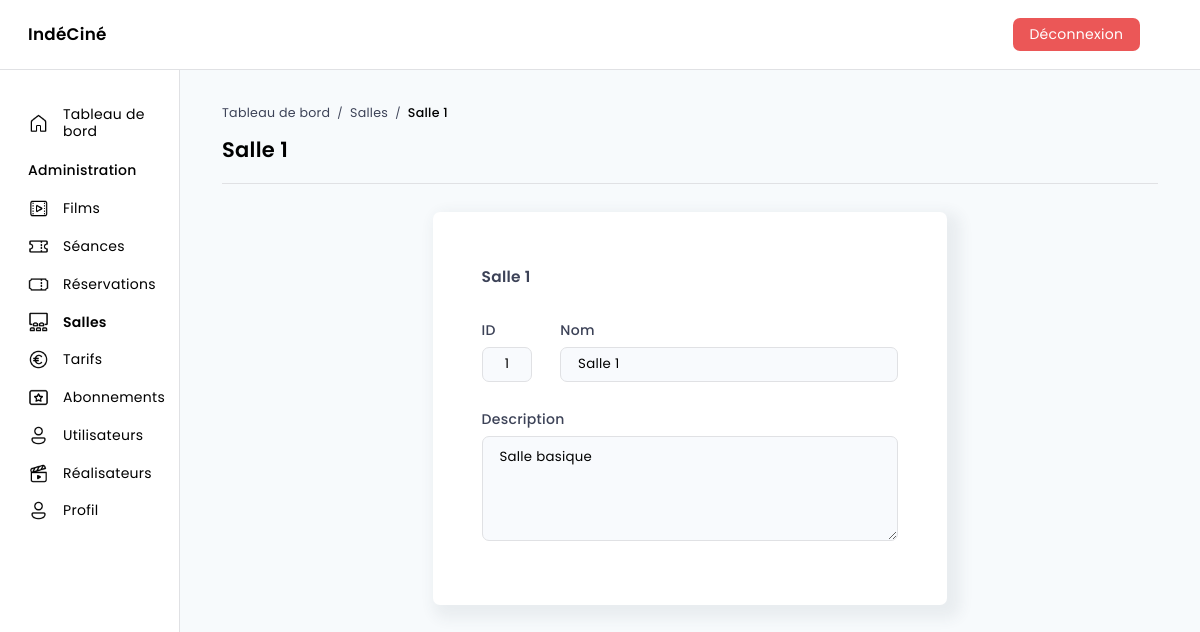
The page /dashboard/movies_rooms/1 (signed in) on the database its author committed.
### tables this page shows
CREATE TABLE IF NOT EXISTS `moviesRooms` (
  `movieRoomId` int(11) NOT NULL AUTO_INCREMENT,
  `movieRoomName` varchar(255) NOT NULL,
  `movieRoomDescription` text,
  PRIMARY KEY (`movieRoomId`)
);

### src/Controllers/Controller.php (called while the page is built, shortened)
<?php
abstract class Controller {
    public function render (string $file, array $data = [], string $template = 'default') {
        extract($data);
        require_once ROOT . '/Views/pages/' . $file . '.php';
    }
}

### index.php (called while the page is built, shortened)
<?php
$app = new Router;
$app -> start();

### src/Models/Model.php (called while the page is built, shortened)
<?php
class Model extends Database {
    public function read (array $columns = null, array $criteria = null, array $join = null, int $limit = null, int $offset = null, string $count = null, string $fetch = null) {
        $params = array(
            'columns' => $columns,
            'criteria' => $criteria,
            'join' => $join,
            'limit' => $limit,
            'offset' => $offset,
            'count' => $count,
            'fetch' => $fetch
        );
        $criteriaString = "";
        $columnsString = "*";
        $joinString = "";
        $limitString = "";
        $offsetString = "";
        $criterionValues = null;
        foreach ($params as $key => $value) {
            if ($value) switch ($key) {
                case 'criteria':
                    $criterionColumns = array();
                    $criterionValues = array();
                    foreach ($value as $criterionColumn => $criterionValue) {
                        $criterionColumns[] = "$criterionColumn ?";
                        $criterionValues[] = $criterionValue;
                    }
                    $criteriaString = " WHERE " . implode(" AND ", $criterionColumns);
                    break;
            }
        }
        $sqlQuery = "SELECT " . $columnsString . " FROM {$this -> table} " . ((isset($join)) ? $join['table'] : null) . $joinString . $criteriaString . $limitString . $offsetString;
        $query = $this -> runQuery($sqlQuery, $criterionValues);
        if ($fetch == 'fetch') return $query -> fetch();
        else if ($fetch === 'fetchAll') return $query -> fetchAll();
        else return null;
    }
    public function runQuery (string $req, array $attrs = null) {
        $this -> database = Database::getInstance();
        if ($attrs !== null) {
            $query = $this -> database -> prepare($req);
            $query -> execute($attrs);
            return $query;
        } else return $this -> database -> query($req);
    }
}

### src/Models/MoviesRoomsModel.php (called while the page is built, shortened)
<?php
class MoviesRoomsModel extends Model {
    public function __construct() {
        $this -> table = 'moviesRooms';
    }
}

### src/Core/Database.php (called while the page is built, shortened)
<?php
class Database extends PDO {
    private static $instance;
    private function __construct () {
        $_dsn = 'mysql:dbname=' . self::DATABASE . ';host=' . self::SERVER;
    }
    public static function getInstance () : self {
        if (self::$instance === null) self::$instance = new self();
        return self::$instance;
    }
}

### src/Views/pages/dashboard/movies_rooms/movie_room.php (the view)
<div class="form-container hcenter w55">
    <h2><?= $movieRoom -> movieRoomName ?></h2>
    <div class="form-group">
        <div class="form-field w15">
            <label for="id">ID</label>
            <input type="text" name="id" id="id" value="<?= $movieRoom -> movieRoomId ?>" readonly>
        </div>
        <div class="form-field">
            <label for="name">Nom</label>
            <input type="text" name="name" id="name" value="<?= $movieRoom -> movieRoomName ?>" readonly>
        </div>
    </div>
    <div class="form-group">
        <div class="form-field">
            <label for="description">Description</label>
            <textarea name="description" id="description" rows="5" placeholder="<?= ($movieRoom -> movieRoomDescription === null) ? 'Non renseignée' : null ?>" readonly><?= $movieRoom -> movieRoomDescription ?></textarea>
        </div>
    </div>
</div>

### public/css/master.css (style rules this page uses)
:root { --color_white: #FFF; --color_black: #000; --color_light-grey: #E0E1E4; --color_grey: #8C98A4; --color_dark-grey: #3C4257; --color_light-blue: #B8D9EF; --color_blue: #635BFF; --color_blue-grey: #F8FAFD; --color_red: #EB5757; --color_green: #27AE60; --color_background: #F7FAFC; }
* { margin: 0; padding: 0; box-sizing: border-box; font: 14px "Poppins", sans-serif; line-height: 1.2; letter-spacing: .02rem; }
body { background-color: var(--color_background); }

### public/css/layout/main.css (style rules this page uses)
main .page-content h2 { font-size: 1.1rem; }

### public/css/components/forms.css (style rules this page uses)
.form-container { padding: 4rem 3.5rem; border-radius: .5rem; background-color: var(--color_white); box-shadow: .5rem .5rem 1rem .5rem rgba(60, 66, 87, .07); }
.form-container.hcenter { margin: 0 auto; }
.form-container.w55 { width: 55%; }
.form-container h2 { margin-bottom: 2.5rem; font-size: 1.4rem; font-weight: 600; color: var(--color_dark-grey); }
.form-container .form-group { display: flex; }
.form-container .form-group:not(:last-child) { margin-bottom: 1.5rem; }
.form-container .form-field { width: 100%; }
.form-container .form-field.w15 { width: 15%; }
.form-container .form-field.w15 input, .form-container .form-field.w20 input { text-align: center; }
.form-container .form-field:not(:last-child) { margin-right: 2rem; }
.form-container .form-field label { font-weight: 500; color: var(--color_dark-grey); }

### public/css/components/inputs.css (style rules this page uses)
input, select, textarea, fieldset { display: block; width: 100%; border: 1px solid var(--color_light-grey); border-radius: .5rem; }
input:not([type='checkbox'], [readonly]):focus { transition: outline .1s; outline: 2px solid var(--color_light-blue); }
input:not([type='submit']), select, textarea { margin: .6rem 0; font-size: .95rem; }
input:not([type='submit']), select { padding: .6rem 1.2rem; }
textarea { padding: .8rem 1.2rem; }
input[readonly], textarea[readonly] { background-color: var(--color_blue-grey); outline: none; cursor: not-allowed; user-select: none; }

### rows shown on the page
moviesrooms: movieRoomName "Salle 1", id "1", name "Salle 1", description "Salle basique"

### other values the page prints
$key "Salles"
end($pageData['breadcrumb']) "Salle 1"
$pageData['title'] "Salle 1"
